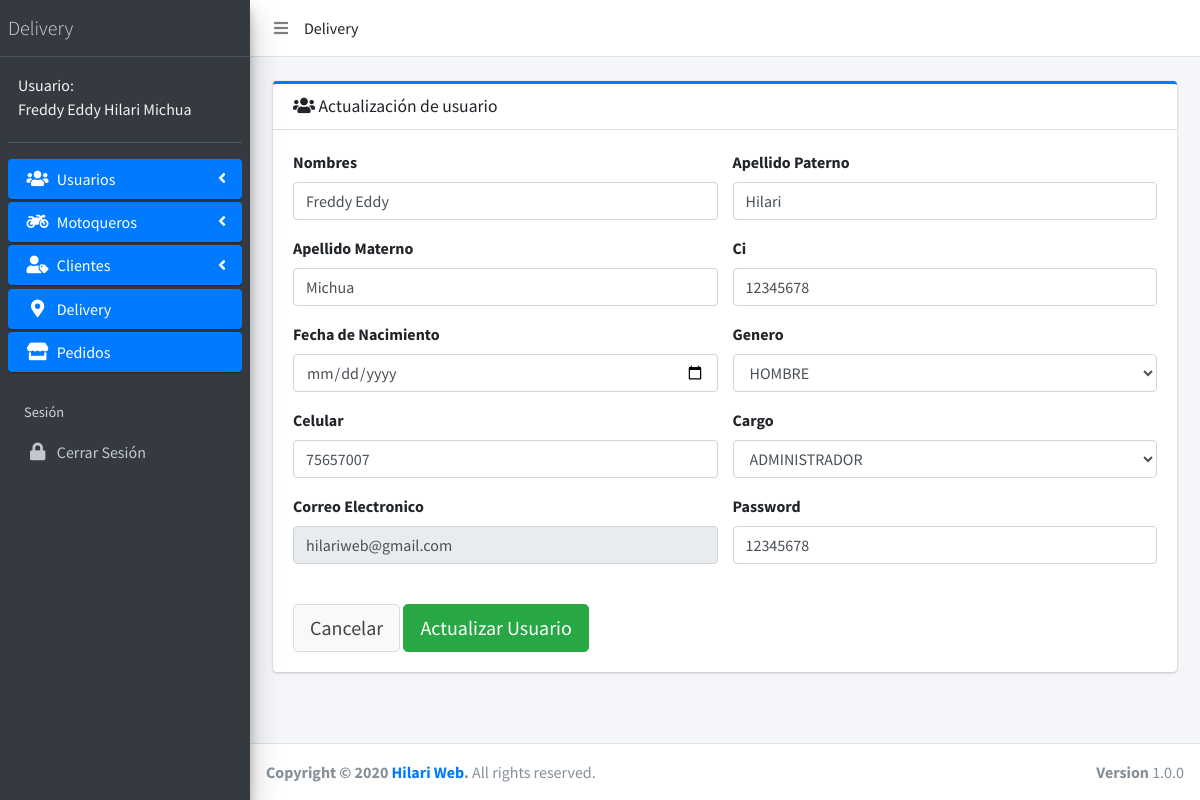
The app's page /usuarios/update.php?id=1 (signed in) with its own data.
### tables this page shows
CREATE TABLE `tb_usuarios` (
  `id` int(11) NOT NULL,
  `nombres` varchar(512) DEFAULT NULL,
  `ap_paterno` varchar(512) DEFAULT NULL,
  `ap_materno` varchar(512) DEFAULT NULL,
  `ci` varchar(512) DEFAULT NULL,
  `expedido` varchar(512) DEFAULT NULL,
  `fecha_nacimiento` varchar(512) DEFAULT NULL,
  `genero` varchar(512) DEFAULT NULL,
  `celular` varchar(512) DEFAULT NULL,
  `foto_perfil` text DEFAULT NULL,
  `email` varchar(512) DEFAULT NULL,
  `password` varchar(512) DEFAULT NULL,
  `token` varchar(512) DEFAULT NULL,
  `cargo` varchar(512) DEFAULT NULL,
  `placa` varchar(512) DEFAULT NULL,
  `extra1` varchar(512) DEFAULT NULL,
  `extra2` varchar(512) DEFAULT NULL,
  `extra3` varchar(512) DEFAULT NULL,
  `user_creacion` varchar(512) DEFAULT NULL,
  `user_actualizacion` varchar(512) DEFAULT NULL,
  `user_eliminacion` varchar(512) DEFAULT NULL,
  `fyh_creacion` datetime DEFAULT NULL,
  `fyh_actualizacion` datetime DEFAULT NULL,
  `fyh_eliminacion` datetime DEFAULT NULL,
  `estado` varchar(255) DEFAULT NULL
);

### app/config/config.php (called while the page is built, shortened)
<?php
$URL = 'http://localhost/sisdelivery';

### web/usuarios/update.php (the view, shortened to what this page needs)
<?php include('../../app/config/config.php');
$id_usuario = $_GET['id'];
if(isset($_SESSION['u_usuario'])) {
    $user = $_SESSION['u_usuario'];
    $query = $pdo->prepare("SELECT * FROM tb_usuarios WHERE email = '$user' AND estado ='1'");
    $query->execute();
    $usuarios = $query->fetchAll(PDO::FETCH_ASSOC);
    foreach ($usuarios as $usuario) {
        $ap_paterno_s = $usuario['ap_paterno'];
        $ap_materno_s= $usuario['ap_materno'];
        $nombres_s = $usuario['nombres'];
        $cargo_s = $usuario['cargo'];
    }
    ?>
    <!DOCTYPE html>
    <html>
    <head>
        <?php include('../../layout/head.php');?>
    </head>
    <body class="hold-transition sidebar-mini layout-fixed">
    <div class="wrapper">
        <?php include('../../layout/menu.php');?>
        <div class="content-wrapper">
            <section class="content">
                <div class="container-fluid">
                    <div class="container">
                        <br>
                        <div class="card card-primary card-outline">
                            <div class="card-header">
                                <h3 class="card-title"><span class="fa fa-users"></span> Actualización de  usuario</h3>
                            </div>
                            <div class="card-body">
                            <?php
                                $query2 = $pdo->prepare("SELECT * FROM tb_usuarios WHERE id = '$id_usuario' AND estado ='1'");
                                $query2->execute();
                                $datos = $query2->fetchAll(PDO::FETCH_ASSOC);
                                foreach ($datos as $dato) {
                                $nombres = $dato['nombres'];
                                $ap_paterno = $dato['ap_paterno'];
                                $ap_materno = $dato['ap_materno'];
                                $fecha_nacimiento = $dato['fecha_nacimiento'];
                                $celular = $dato['celular'];
                                $ci = $dato['ci'];
                                $email = $dato['email'];
                                $password = $dato['password'];
                                $genero = $dato['genero'];
                                }
                                ?>
                                <form action="controller_update.php" method="post">
                                    <div class="row">
                                        <div class="col-6">
                                            <div class="form-group">
                                                <label for="">Nombres</label>
                                                <input type="text" class="form-control" name="nombres" value="<?php echo $nombres;?>">
                                            </div>
                                            <div class="form-group">
                                                <label for="">Apellido Materno</label>
                                                <input type="text" class="form-control" name="ap_materno" value="<?php echo $ap_materno; ?>">
                                            </div>
                                            <div class="form-group">
                                                <label for="">Fecha de Nacimiento</label>
                                                <input type="date" class="form-control" name="fecha_nacimiento" value="<?php echo $fecha_nacimiento;?>">
                                            </div>
                                            <div class="form-group">
                                                <label for="">Celular</label>
                                                <input type="text" class="form-control" name="celular" value="<?php echo $celular;?>">
                                            </div>
                                            <div class="form-group">
                                                <label for="">Correo Electronico</label>
                                                <input type="email" class="form-control" value="<?php echo $email; ?>" disabled>
                                            </div>
                                        </div>
                                        <div class="col-6">
                                            <div class="form-group">
                                                <label for="">Apellido Paterno</label>
                                                <input type="text" class="form-control" name="ap_paterno" value="<?php echo $ap_paterno;?>">
                                            </div>
                                            <div class="form-group">
                                                <label for="">Ci</label>
                                                <input type="text" class="form-control" name="ci" value="<?php echo $ci;?>">
                                            </div>
                                            <div class="form-group">
                                                <label for="">Genero</label>
                                                <?php
                                                if($genero == "HOMBRE"){?>
                                                    <select name="genero" id="" CLASS="form-control">
                                                        <option value="<?php echo $genero;?>"><?php echo $genero;?></option>
                                                    </select>
                                                <?php } ?>
                                            </div>
                                            <div class="form-group">
                                                <label for="">Cargo</label>
                                                <select name="cargo" id="" CLASS="form-control">
                                                    <option value="ADMINISTRADOR">ADMINISTRADOR</option>
                                                </select>
                                            </div>
                                            <div class="form-group">
                                                <label for="">Password</label>
                                                <input type="text" class="form-control" name="password" value="<?php echo $password;?>">
                                            </div>
                                        </div>
                                    </div>
                                    <br>
                                    <a href="<?php echo $URL;?>/web/usuarios" class="btn btn-default btn-lg">Cancelar</a>
                                    <input type="submit" class="btn btn-success btn-lg" value="Actualizar Usuario">
                                </form>
                            </div>
                        </div>
                    </div>
                </div>
            </section>
        </div>
        <?php include('../../layout/footer.php');?>
    </div>
    </body>
    </html>
    <?php
}else{
    header("Location: $URL/login");
}
?>

### layout/menu.php (shortened to what this page needs)
<nav class="main-header navbar navbar-expand navbar-white navbar-light">
    <ul class="navbar-nav">
        <li class="nav-item">
            <a class="nav-link" data-widget="pushmenu" href="#" role="button"><i class="fas fa-bars"></i></a>
        </li>
    </ul>
    Delivery
</nav>
<aside class="main-sidebar sidebar-dark-primary elevation-4">
    <a href="<?php echo $URL;?>" class="brand-link">
        <span class="brand-text font-weight-light"> Delivery</span>
    </a>
    <div class="sidebar">
        <div class="user-panel mt-3 pb-3 mb-3 d-flex">
            <div class="info" style="margin-top: -5px">
                <a href="#" class="d-block" style="color: #f3f3f3">Usuario: <br><?php echo $nombres_s." ".$ap_paterno_s." ".$ap_materno_s;?></a>
            </div>
        </div>
        <nav class="mt-2">
            <ul class="nav nav-pills nav-sidebar flex-column" data-widget="treeview" role="menu" data-accordion="false">
               <?php
               if($cargo_s == "ADMINISTRADOR"){ ?>
                   <li class="nav-item has-treeview">
                       <a href="<?php echo $URL;?>/web/usuarios/" class="nav-link active">
                           <i class="nav-icon fas fa-users"></i>
                           <p>
                               Usuarios
                               <i class="right fas fa-angle-left"></i>
                           </p>
                       </a>
                   </li>
                   <li class="nav-item has-treeview">
                       <a href="<?php echo $URL;?>/web/motoqueros/" class="nav-link active">
                           <i class="nav-icon fas fa-motorcycle"></i>
                           <p>
                               Motoqueros
                               <i class="right fas fa-angle-left"></i>
                           </p>
                       </a>
                   </li>
                   <li class="nav-item has-treeview">
                       <a href="<?php echo $URL;?>/web/clientes/" class="nav-link active">
                           <i class="nav-icon fas fa-user-tag"></i>
                           <p>
                               Clientes
                               <i class="right fas fa-angle-left"></i>
                           </p>
                       </a>
                   </li>
                   <li class="nav-item">
                       <a href="<?php echo $URL;?>/web/delivery" class="nav-link active">
                           <i class="nav-icon fas fa-map-marker-alt"></i>
                           <p>
                               Delivery
                           </p>
                       </a>
                   </li>
                   <li class="nav-item">
                       <a href="<?php echo $URL;?>/web/pedidos" class="nav-link active">
                           <i class="nav-icon fas fa-store"></i>
                           <p>
                               Pedidos
                           </p>
                       </a>
                   </li>
                <?php
               }
               ?>
                <li class="nav-header">Sesión</li>
                <li class="nav-item">
                    <a href="<?php echo $URL;?>/login/cerrarsesion.php" class="nav-link">
                        <i class="nav-icon fas fa-lock"></i>
                        <p>Cerrar Sesión</p>
                    </a>
                </li>
            </ul>
        </nav>
    </div>
</aside>

### records on screen
tb_usuarios: nombres "Freddy Eddy", ap_paterno "Hilari", ap_materno "Michua", celular "75657007", email "hilariweb@gmail.com", ci "12345678", genero "HOMBRE", password "12345678"
